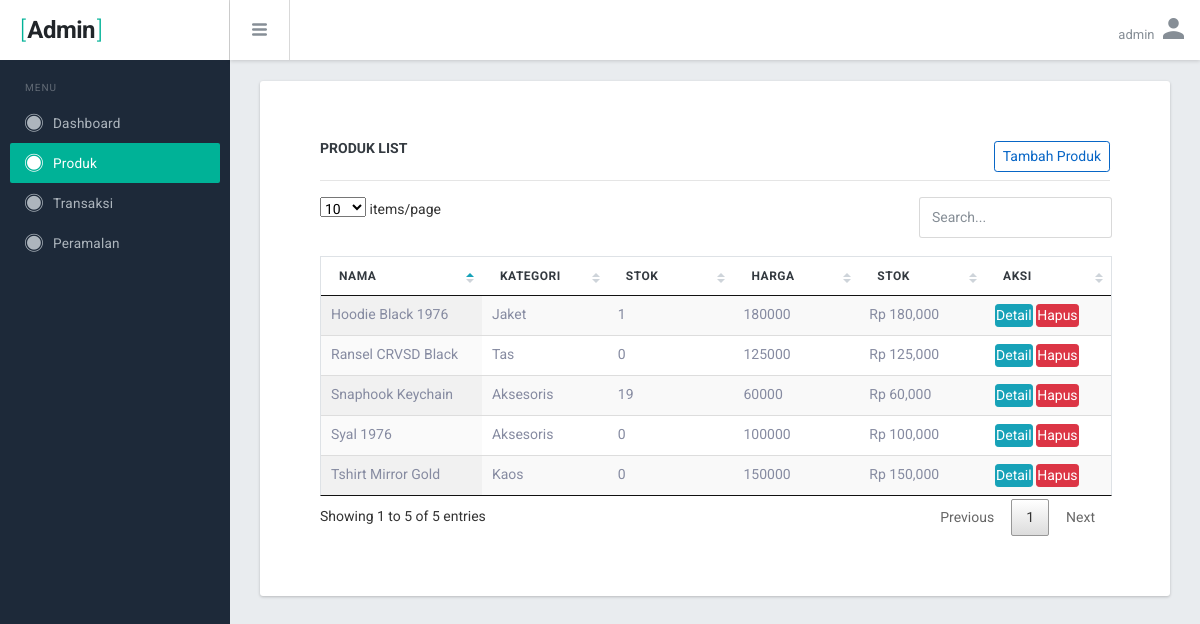
The page /web_admin/produk/list (signed in) on the database its author committed.
### tables this page shows
CREATE TABLE `produk` (
  `id_produk` char(36) NOT NULL,
  `fk_produk_kategori` char(36) NOT NULL,
  `nama_produk` varchar(255) NOT NULL,
  `harga_produk` int(11) NOT NULL,
  `foto_produk` varchar(255) NOT NULL,
  `deskripsi_produk` text NOT NULL,
  `stok_produk` int(11) NOT NULL,
  `berat_produk` int(11) NOT NULL COMMENT 'Satuan Gram',
  `status_hapus_produk` tinyint(1) NOT NULL DEFAULT 0,
  `tgl_input_produk` datetime NOT NULL DEFAULT current_timestamp()
);

CREATE TABLE `produk_kategori` (
  `id_produk_kategori` char(36) NOT NULL,
  `nama_kategori` varchar(100) NOT NULL,
  `foto_kategori` varchar(100) NOT NULL
);

### web_admin/app/core/Controller.php (called while the page is built, shortened)
<?php
class Controller{
	public function view($view, $data_array_909090 = []){
		extract($data_array_909090);
		require_once 'app/views/'.$view.'.php';
	}
}

### web_admin/app/controller/produk.php (called while the page is built, shortened)
<?php
class Produk extends Controller {
	public function __construct(){
		$this->db = new Database ;
	}
	public function list(){
		$data['list'] = $this->db->get_all_data("SELECT * FROM produk A JOIN produk_kategori B ON A.fk_produk_kategori=B.id_produk_kategori WHERE status_hapus_produk='0' ");
		$this->view('produk/list', $data);
	}
}

### web_admin/app/core/App.php (called while the page is built, shortened)
<?php
class App {
	protected $method = DEFAULT_FUNCTION;
	protected $params = [];
	public function parseURL(){
		if (isset($_GET['url'])) {
			$url = rtrim($_GET['url'], '/');
			$url = explode('/', $url);
			return $url;
		}
	}
	public function __construct(){
		$url = $this->parseURL();
		if ($url !== NULL) {
			if (file_exists('app/controller/'.$url[0].'.php')) {
				unset($url[0]);
			}else{
				if ($url[0] !== "") {
					$page_error = "true";
					exit;
					header("Location: ".base_url()."404");
				}
			}
		}
		$this->controller = new $this->controller;
		if (isset($url[1])) {
			if (method_exists($this->controller, $url[1])) {
				$this->method = $url[1];
			}
		}
		call_user_func_array([$this->controller, $this->method], $this->params);
	}
}

### web_admin/index.php (called while the page is built, shortened)
<?php
function base_url($url = ""){
	$base_url = rtrim(BASE_URL, '/');
	$base_url = $base_url.'/';
	$url = ltrim($url, '/');
	if ($url == "") {
		return $base_url;
	}else{
		return $base_url.$url;
	}
}
$new = new App;
?>

### web_admin/app/core/Database.php (called while the page is built, shortened)
<?php
class Database{
	private $host 		= DB_HOST;
	private $user 		= DB_USER;
	private $pass 		= DB_PASS;
	private $db_name 	= DB_NAME;
	private $dbh;
	public function __construct(){
		$this->dbh = new mysqli($this->host,$this->user,$this->pass,$this->db_name);
	}
	public function get_all_data($stmt){
		$result = $this->dbh->query($stmt)->fetch_all(MYSQLI_ASSOC);
		return $result;
	}
}

### web_admin/app/views/produk/list.php (the view, shortened to what this page needs)
<link href="<?= base_url() ?>assets/admin/lib/datatables/jquery.dataTables.css" rel="stylesheet">
<div class="br-pagebody">
  <div class="br-section-wrapper">
    <a href="<?= base_url() ?>produk/tambah" class="btn btn-sm btn-outline-primary float-right">Tambah Produk</a>
    <h6 class="tx-gray-800 tx-uppercase tx-bold tx-14 mb-4 mg-b-10">Produk List</h6>
    <hr>
    <div class="table-wrapper">
      <table id="datatable1" class="table display responsive nowrap">
        <thead>
          <tr>
            <th class="wd-15p">Nama</th>
            <th class="wd-15p">Kategori</th>
            <th class="wd-15p">Stok</th>
            <th class="wd-15p">Harga</th>
            <th class="wd-15p">Stok</th>
            <th class="wd-15p">Aksi</th>
          </tr>
        </thead>
        <tbody>
          <?php foreach ($list as $key => $value): ?>
            <tr>
              <td><?= $value['nama_produk'] ?></td>
              <td><?= $value['nama_kategori'] ?></td>
              <td><?= $value['stok_produk'] ?></td>
              <td><?= $value['harga_produk'] ?></td>
              <td>Rp <?= number_format($value['harga_produk']) ?></td>
              <td>
                <a href="<?= base_url() ?>produk/detail/<?= $value['id_produk'] ?>" class="btn btn-sm btn-info p-0">Detail</a>
                <a href="<?= base_url() ?>produk/hapus_produk/<?= $value['id_produk'] ?>" onclick="return confirm('Apakah anda yakin ingin menghapus data?')" class="btn btn-sm btn-danger p-0">Hapus</a>
              </td>
            </tr>
          <?php endforeach ?>
        </tbody>
      </table>
    </div>
  </div>
</div>

### rows shown on the page
produk: nama_produk "Ransel CRVSD Black", fk_produk_kategori.nama_kategori "Tas", stok_produk "0", harga_produk "125000", harga_produk "125,000"
produk: nama_produk "Hoodie Black 1976", fk_produk_kategori.nama_kategori "Jaket", stok_produk "1", harga_produk "180000", harga_produk "180,000"
produk: nama_produk "Snaphook Keychain", fk_produk_kategori.nama_kategori "Aksesoris", stok_produk "19", harga_produk "60000", harga_produk "60,000"
produk: nama_produk "Syal 1976", fk_produk_kategori.nama_kategori "Aksesoris", stok_produk "0", harga_produk "100000", harga_produk "100,000"
produk: nama_produk "Tshirt Mirror Gold", fk_produk_kategori.nama_kategori "Kaos", stok_produk "0", harga_produk "150000", harga_produk "150,000"
